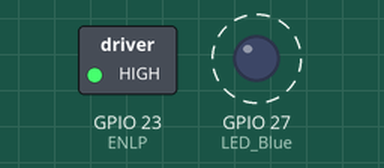
Bench run of a program on a simulated ESP32-C6. On the bench: switched loads named in the program (green lamp = pin HIGH), output pins drawn as LEDs (lit = HIGH). Dashed ring = blinking. What the program prints to the serial monitor is not drawn.

Above: at 0.8 s.
Timing chart, 0 to 3.3 s (numbered marks = the images above):
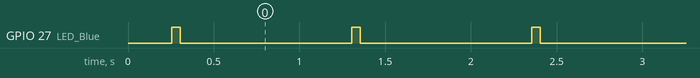

Measured:
- by itself, GPIO 27 (LED_Blue): alternates HIGH for 0.05 s and LOW for 1.0 s

The program:

main.cpp
```cpp
/*
  Dave Williams, DitroniX 2019-2026 (ditronix.net)
  WREN | ESP32-C5 Recliner Linear Motor Controller | IoT Home Automation

  Example Code, to demonstrate and test the WREN C5

  Remember!
  - Set the BOARD to Use ESP32C5 Dev Module (or similar).
  - You can also set the BAUD rate up to 921600 to speed up flashing.
  - The SDK does NOT need external power to flash.  It will take Power from the USB 5V.
  - The Serial Monitor is configured for BAUD 115200

  The purpose of this test code is to cycle through the various main functions of the board as part of bring up testing.

  This test code is OPEN SOURCE and formatted for easier viewing.  Although is is not intended for real world use, it may be freely used, or modified as needed.
  It is distributed on an "AS IS" BASIS, WITHOUT WARRANTIES OR CONDITIONS OF ANY KIND, either express or implied.

  For board configuration, see:

  * github.com/DitroniX/WREN-Recliner-Linear-Motor-Controller-IoT-Home-Automation/wiki/Arduino-IDE
  * github.com/DitroniX/WREN-Recliner-Linear-Motor-Controller-IoT-Home-Automation/wiki/PlatformIO-ESP32%E2%80%90C5
  * github.com/DitroniX/WREN-Recliner-Linear-Motor-Controller-IoT-Home-Automation/wiki/Home-Assistant-and-ESPHome
  * github.com/DitroniX/Home-Assistant-Dev

  Further information, details and examples can be found on our website or github.com/DitroniX

  * ditronix.net
  * github.com/DitroniX
  * github.com/DitroniX/WREN-Recliner-Linear-Motor-Controller-IoT-Home-Automation
  * github.com/DitroniX/WREN-Recliner-Linear-Motor-Controller-IoT-Home-Automation/wiki
  * github.com/DitroniX/WREN-Recliner-Linear-Motor-Controller-IoT-Home-Automation/wiki/FAQ
  * hackster.io/DitroniX/
  * hackster.io/DitroniX/wren-esp32-c5-recliner-linear-motor-controller-iot-rs485-e2b397
*/

// This example does NOT use robtillaart/TCA6408A Library

// Libraries
#include <Arduino.h>
#include <Wire.h>

// **************** USER VARIABLES / DEFINES / STATIC / STRUCTURES / CONSTANTS ****************

// Hardware Serial 0 pins
#define RXD0 12
#define TXD0 11

// Hardware Serial 1 pins - RS485
#define RXLP 1
#define TXLP 0
#define ENLP 23 // RS485 UART Enable

// **************** OUTPUTS ****************
#define LED_Blue 27 // Blue LED

// **************** FUNCTIONS AND ROUTINES ****************

// **************** SETUP ****************
void setup()
{

  // Stabalise
  delay(250);

  // Initialise UART 0 - USB COM Port
  Serial.begin(115200, SERIAL_8N1, RXD0, TXD0); // U0
  while (!Serial)
    ;
  Serial.println("UART 0 Opened (USB COM Port)");

  // Initialise UART 1 - RS485 Port
  Serial1.begin(9600, SERIAL_8N1, RXLP, TXLP); // LP
  while (!Serial)
    ;
  Serial.println("UART 1 Opened (RS485 Port)");

  // Initialise RS485 UART Enable on GP23
  pinMode(ENLP, OUTPUT);

  // LED
  pinMode(LED_Blue, OUTPUT);

  Serial.println("WREN Bring Up and Test Example Code");
  Serial.println("Running RS485 TX Test");
}

// **************** LOOP ****************
void loop()
{

  // Force RS485 UART Driver Enable and Receiver is Disabled
  digitalWrite(ENLP, HIGH);

  // RS485 Output
  Serial1.write("Hello World - WREN Test\n");

  // Cycle RED LED
  digitalWrite(LED_Blue, HIGH);
  delay(50);
  digitalWrite(LED_Blue, LOW);
  delay(1000);
}
```
